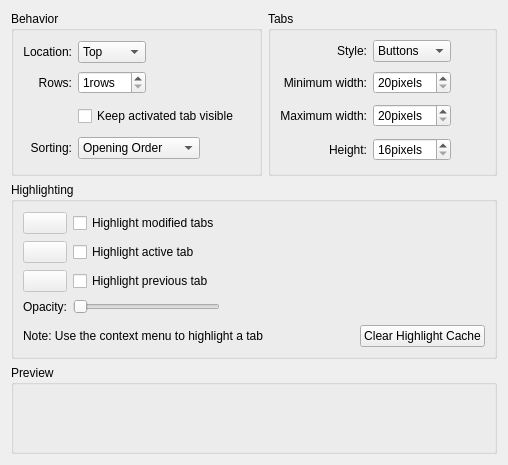
<ui version="4.0" >
 <class>TabBarConfigWidget</class>
 <widget class="QWidget" name="TabBarConfigWidget" >
  <property name="geometry" >
   <rect>
    <x>0</x>
    <y>0</y>
    <width>508</width>
    <height>465</height>
   </rect>
  </property>
  <layout class="QGridLayout" name="gridLayout_4" >
   <item row="0" column="0" >
    <widget class="QGroupBox" name="gbBehaviour" >
     <property name="title" >
      <string>Behavior</string>
     </property>
     <layout class="QGridLayout" name="gridLayout_2" >
      <item row="0" column="0" >
       <widget class="QLabel" name="lblLocation" >
        <property name="text" >
         <string>Location:</string>
        </property>
        <property name="alignment" >
         <set>Qt::AlignRight|Qt::AlignTrailing|Qt::AlignVCenter</set>
        </property>
       </widget>
      </item>
      <item row="0" column="1" >
       <widget class="QComboBox" name="cmbLocation" >
        <item>
         <property name="text" >
          <string>Top</string>
         </property>
        </item>
        <item>
         <property name="text" >
          <string>Bottom</string>
         </property>
        </item>
       </widget>
      </item>
      <item rowspan="2" row="0" column="2" >
       <spacer name="horizontalSpacer_3" >
        <property name="orientation" >
         <enum>Qt::Horizontal</enum>
        </property>
        <property name="sizeType" >
         <enum>QSizePolicy::MinimumExpanding</enum>
        </property>
        <property name="sizeHint" stdset="0" >
         <size>
          <width>98</width>
          <height>53</height>
         </size>
        </property>
       </spacer>
      </item>
      <item row="1" column="0" >
       <widget class="QLabel" name="lblRows" >
        <property name="text" >
         <string>Rows:</string>
        </property>
        <property name="alignment" >
         <set>Qt::AlignRight|Qt::AlignTrailing|Qt::AlignVCenter</set>
        </property>
       </widget>
      </item>
      <item row="1" column="1" >
       <widget class="QSpinBox" name="sbRows" >
        <property name="suffix" >
         <string>rows</string>
        </property>
        <property name="minimum" >
         <number>1</number>
        </property>
        <property name="maximum" >
         <number>10</number>
        </property>
       </widget>
      </item>
      <item row="3" column="0" >
       <widget class="QLabel" name="lblSorting" >
        <property name="text" >
         <string>Sorting:</string>
        </property>
        <property name="alignment" >
         <set>Qt::AlignRight|Qt::AlignTrailing|Qt::AlignVCenter</set>
        </property>
       </widget>
      </item>
      <item row="2" column="1" colspan="2" >
       <layout class="QHBoxLayout" name="horizontalLayout_2" >
        <item>
         <widget class="QCheckBox" name="chkFollowActive" >
          <property name="text" >
           <string>Keep activated tab visible</string>
          </property>
         </widget>
        </item>
        <item>
         <spacer name="horizontalSpacer_4" >
          <property name="orientation" >
           <enum>Qt::Horizontal</enum>
          </property>
          <property name="sizeType" >
           <enum>QSizePolicy::MinimumExpanding</enum>
          </property>
          <property name="sizeHint" stdset="0" >
           <size>
            <width>0</width>
            <height>28</height>
           </size>
          </property>
         </spacer>
        </item>
       </layout>
      </item>
      <item row="3" column="1" colspan="2" >
       <layout class="QHBoxLayout" name="horizontalLayout" >
        <item>
         <widget class="QComboBox" name="cmbSorting" >
          <item>
           <property name="text" >
            <string>Opening Order</string>
           </property>
          </item>
          <item>
           <property name="text" >
            <string>Document Name</string>
           </property>
          </item>
          <item>
           <property name="text" >
            <string>Document URL</string>
           </property>
          </item>
          <item>
           <property name="text" >
            <string>File Extension</string>
           </property>
          </item>
         </widget>
        </item>
        <item>
         <spacer name="horizontalSpacer_2" >
          <property name="orientation" >
           <enum>Qt::Horizontal</enum>
          </property>
          <property name="sizeType" >
           <enum>QSizePolicy::MinimumExpanding</enum>
          </property>
          <property name="sizeHint" stdset="0" >
           <size>
            <width>0</width>
            <height>17</height>
           </size>
          </property>
         </spacer>
        </item>
       </layout>
      </item>
     </layout>
    </widget>
   </item>
   <item row="0" column="1" >
    <widget class="QGroupBox" name="gbTabs" >
     <property name="title" >
      <string>Tabs</string>
     </property>
     <layout class="QGridLayout" name="gridLayout" >
      <item row="1" column="0" >
       <widget class="QLabel" name="lblMinWidth" >
        <property name="text" >
         <string>Minimum width:</string>
        </property>
        <property name="alignment" >
         <set>Qt::AlignRight|Qt::AlignTrailing|Qt::AlignVCenter</set>
        </property>
       </widget>
      </item>
      <item row="1" column="1" >
       <widget class="QSpinBox" name="sbMinWidth" >
        <property name="suffix" >
         <string>pixels</string>
        </property>
        <property name="minimum" >
         <number>20</number>
        </property>
        <property name="maximum" >
         <number>500</number>
        </property>
       </widget>
      </item>
      <item rowspan="3" row="1" column="2" >
       <spacer name="horizontalSpacer" >
        <property name="orientation" >
         <enum>Qt::Horizontal</enum>
        </property>
        <property name="sizeHint" stdset="0" >
         <size>
          <width>11</width>
          <height>96</height>
         </size>
        </property>
       </spacer>
      </item>
      <item row="2" column="0" >
       <widget class="QLabel" name="lblMaxWidth" >
        <property name="text" >
         <string>Maximum width:</string>
        </property>
        <property name="alignment" >
         <set>Qt::AlignRight|Qt::AlignTrailing|Qt::AlignVCenter</set>
        </property>
       </widget>
      </item>
      <item row="2" column="1" >
       <widget class="QSpinBox" name="sbMaxWidth" >
        <property name="text" stdset="0" >
         <string>20pixels</string>
        </property>
        <property name="suffix" >
         <string>pixels</string>
        </property>
        <property name="minimum" >
         <number>20</number>
        </property>
        <property name="maximum" >
         <number>500</number>
        </property>
       </widget>
      </item>
      <item row="3" column="0" >
       <widget class="QLabel" name="lblHeight" >
        <property name="text" >
         <string>Height:</string>
        </property>
        <property name="alignment" >
         <set>Qt::AlignRight|Qt::AlignTrailing|Qt::AlignVCenter</set>
        </property>
       </widget>
      </item>
      <item row="3" column="1" >
       <widget class="QSpinBox" name="sbHeight" >
        <property name="text" stdset="0" >
         <string>16pixels</string>
        </property>
        <property name="suffix" >
         <string>pixels</string>
        </property>
        <property name="minimum" >
         <number>16</number>
        </property>
        <property name="maximum" >
         <number>60</number>
        </property>
       </widget>
      </item>
      <item row="0" column="0" >
       <widget class="QLabel" name="lblStyle" >
        <property name="text" >
         <string>Style:</string>
        </property>
        <property name="alignment" >
         <set>Qt::AlignRight|Qt::AlignTrailing|Qt::AlignVCenter</set>
        </property>
       </widget>
      </item>
      <item row="0" column="1" >
       <widget class="QComboBox" name="cmbStyle" >
        <item>
         <property name="text" >
          <string>Buttons</string>
         </property>
        </item>
        <item>
         <property name="text" >
          <string>Flat</string>
         </property>
        </item>
       </widget>
      </item>
     </layout>
    </widget>
   </item>
   <item row="1" column="0" colspan="2" >
    <widget class="QGroupBox" name="gbHighlighting" >
     <property name="title" >
      <string>Highlighting</string>
     </property>
     <layout class="QVBoxLayout" name="verticalLayout" >
      <item>
       <layout class="QHBoxLayout" name="horizontalLayout_3" >
        <item>
         <layout class="QGridLayout" name="gridLayout_3" >
          <item row="0" column="0" >
           <widget class="KColorButton" name="colModified" >
            <property name="enabled" >
             <bool>false</bool>
            </property>
           </widget>
          </item>
          <item row="0" column="1" >
           <widget class="QCheckBox" name="chkModified" >
            <property name="text" >
             <string>Highlight modified tabs</string>
            </property>
           </widget>
          </item>
          <item row="1" column="0" >
           <widget class="KColorButton" name="colActive" >
            <property name="enabled" >
             <bool>false</bool>
            </property>
           </widget>
          </item>
          <item row="1" column="1" >
           <widget class="QCheckBox" name="chkActive" >
            <property name="text" >
             <string>Highlight active tab</string>
            </property>
           </widget>
          </item>
          <item row="2" column="0" >
           <widget class="KColorButton" name="colPrevious" >
            <property name="enabled" >
             <bool>false</bool>
            </property>
           </widget>
          </item>
          <item row="2" column="1" >
           <widget class="QCheckBox" name="chkPrevious" >
            <property name="text" >
             <string>Highlight previous tab</string>
            </property>
           </widget>
          </item>
          <item row="3" column="0" >
           <widget class="QLabel" name="lblOpacity" >
            <property name="text" >
             <string>Opacity:</string>
            </property>
            <property name="alignment" >
             <set>Qt::AlignRight|Qt::AlignTrailing|Qt::AlignVCenter</set>
            </property>
           </widget>
          </item>
          <item row="3" column="1" >
           <widget class="QSlider" name="slOpacity" >
            <property name="sizePolicy" >
             <sizepolicy vsizetype="Fixed" hsizetype="Minimum" >
              <horstretch>0</horstretch>
              <verstretch>0</verstretch>
             </sizepolicy>
            </property>
            <property name="maximum" >
             <number>100</number>
            </property>
            <property name="orientation" >
             <enum>Qt::Horizontal</enum>
            </property>
           </widget>
          </item>
         </layout>
        </item>
        <item>
         <spacer name="horizontalSpacer_5" >
          <property name="orientation" >
           <enum>Qt::Horizontal</enum>
          </property>
          <property name="sizeHint" stdset="0" >
           <size>
            <width>241</width>
            <height>108</height>
           </size>
          </property>
         </spacer>
        </item>
       </layout>
      </item>
      <item>
       <layout class="QHBoxLayout" name="horizontalLayout_4" >
        <item>
         <widget class="QLabel" name="lblNote" >
          <property name="text" >
           <string>Note: Use the context menu to highlight a tab</string>
          </property>
         </widget>
        </item>
        <item>
         <spacer name="horizontalSpacer_7" >
          <property name="orientation" >
           <enum>Qt::Horizontal</enum>
          </property>
          <property name="sizeHint" stdset="0" >
           <size>
            <width>0</width>
            <height>13</height>
           </size>
          </property>
         </spacer>
        </item>
        <item>
         <widget class="QPushButton" name="btnClearCache" >
          <property name="whatsThis" >
           <string>Remove all highlight marks in the current session.</string>
          </property>
          <property name="text" >
           <string>Clear Highlight Cache</string>
          </property>
         </widget>
        </item>
       </layout>
      </item>
     </layout>
    </widget>
   </item>
   <item row="2" column="0" colspan="2" >
    <widget class="QGroupBox" name="gbPreview" >
     <property name="title" >
      <string>Preview</string>
     </property>
    </widget>
   </item>
  </layout>
 </widget>
 <customwidgets>
  <customwidget>
   <class>KColorButton</class>
   <extends>QPushButton</extends>
   <header>kcolorbutton.h</header>
  </customwidget>
 </customwidgets>
 <tabstops>
  <tabstop>cmbLocation</tabstop>
  <tabstop>sbRows</tabstop>
  <tabstop>chkFollowActive</tabstop>
  <tabstop>cmbSorting</tabstop>
  <tabstop>cmbStyle</tabstop>
  <tabstop>sbMinWidth</tabstop>
  <tabstop>sbMaxWidth</tabstop>
  <tabstop>sbHeight</tabstop>
  <tabstop>chkModified</tabstop>
  <tabstop>colModified</tabstop>
  <tabstop>chkActive</tabstop>
  <tabstop>colActive</tabstop>
  <tabstop>chkPrevious</tabstop>
  <tabstop>colPrevious</tabstop>
  <tabstop>slOpacity</tabstop>
  <tabstop>btnClearCache</tabstop>
 </tabstops>
 <resources/>
 <connections>
  <connection>
   <sender>chkModified</sender>
   <signal>toggled(bool)</signal>
   <receiver>colModified</receiver>
   <slot>setEnabled(bool)</slot>
   <hints>
    <hint type="sourcelabel" >
     <x>111</x>
     <y>237</y>
    </hint>
    <hint type="destinationlabel" >
     <x>50</x>
     <y>238</y>
    </hint>
   </hints>
  </connection>
  <connection>
   <sender>chkActive</sender>
   <signal>toggled(bool)</signal>
   <receiver>colActive</receiver>
   <slot>setEnabled(bool)</slot>
   <hints>
    <hint type="sourcelabel" >
     <x>96</x>
     <y>273</y>
    </hint>
    <hint type="destinationlabel" >
     <x>55</x>
     <y>268</y>
    </hint>
   </hints>
  </connection>
  <connection>
   <sender>chkPrevious</sender>
   <signal>toggled(bool)</signal>
   <receiver>colPrevious</receiver>
   <slot>setEnabled(bool)</slot>
   <hints>
    <hint type="sourcelabel" >
     <x>84</x>
     <y>297</y>
    </hint>
    <hint type="destinationlabel" >
     <x>60</x>
     <y>303</y>
    </hint>
   </hints>
  </connection>
 </connections>
</ui>
